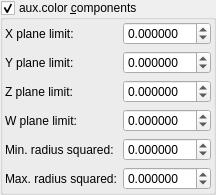
    <widget class="MyGroupBox" name="groupCheck_fold_color_aux_color_enabled">
     <property name="font">
      <font>
       <weight>50</weight>
       <bold>false</bold>
      </font>
     </property>
     <property name="title">
      <string>aux.color &amp;components</string>
     </property>
     <property name="checkable">
      <bool>true</bool>
     </property>
     <layout class="QVBoxLayout" name="verticalLayout_10">
      <property name="leftMargin">
       <number>2</number>
      </property>
      <property name="topMargin">
       <number>2</number>
      </property>
      <property name="rightMargin">
       <number>2</number>
      </property>
      <property name="bottomMargin">
       <number>2</number>
      </property>
      <item>
       <layout class="QGridLayout" name="gridLayout_20" columnstretch="0,1">
        <item row="1" column="0">
         <widget class="QLabel" name="label_29">
          <property name="text">
           <string>X plane limit:</string>
          </property>
         </widget>
        </item>
        <item row="5" column="1">
         <widget class="MyDoubleSpinBox" name="spinbox_mandelbox_color_Sp1">
          <property name="sizePolicy">
           <sizepolicy hsizetype="Minimum" vsizetype="Maximum">
            <horstretch>0</horstretch>
            <verstretch>0</verstretch>
           </sizepolicy>
          </property>
          <property name="prefix">
           <string/>
          </property>
          <property name="decimals">
           <number>6</number>
          </property>
          <property name="minimum">
           <double>-99.989999999999995</double>
          </property>
          <property name="singleStep">
           <double>0.100000000000000</double>
          </property>
         </widget>
        </item>
        <item row="3" column="1">
         <widget class="MyDoubleSpinBox" name="spinbox4_mandelbox_color_4D_z">
          <property name="sizePolicy">
           <sizepolicy hsizetype="Minimum" vsizetype="Maximum">
            <horstretch>0</horstretch>
            <verstretch>0</verstretch>
           </sizepolicy>
          </property>
          <property name="prefix">
           <string/>
          </property>
          <property name="suffix">
           <string/>
          </property>
          <property name="decimals">
           <number>6</number>
          </property>
          <property name="minimum">
           <double>-99.989999999999995</double>
          </property>
          <property name="maximum">
           <double>99.989999999999995</double>
          </property>
          <property name="singleStep">
           <double>0.100000000000000</double>
          </property>
         </widget>
        </item>
        <item row="2" column="1">
         <widget class="MyDoubleSpinBox" name="spinbox4_mandelbox_color_4D_y">
          <property name="sizePolicy">
           <sizepolicy hsizetype="Minimum" vsizetype="Maximum">
            <horstretch>0</horstretch>
            <verstretch>0</verstretch>
           </sizepolicy>
          </property>
          <property name="prefix">
           <string/>
          </property>
          <property name="suffix">
           <string/>
          </property>
          <property name="decimals">
           <number>6</number>
          </property>
          <property name="minimum">
           <double>-99.989999999999995</double>
          </property>
          <property name="maximum">
           <double>99.989999999999995</double>
          </property>
          <property name="singleStep">
           <double>0.100000000000000</double>
          </property>
         </widget>
        </item>
        <item row="6" column="0">
         <widget class="QLabel" name="label_39">
          <property name="text">
           <string>Max. radius squared:</string>
          </property>
         </widget>
        </item>
        <item row="5" column="0">
         <widget class="QLabel" name="label_36">
          <property name="text">
           <string>Min. radius squared:</string>
          </property>
         </widget>
        </item>
        <item row="2" column="0">
         <widget class="QLabel" name="label_35">
          <property name="text">
           <string>Y plane limit:</string>
          </property>
         </widget>
        </item>
        <item row="1" column="1">
         <widget class="MyDoubleSpinBox" name="spinbox4_mandelbox_color_4D_x">
          <property name="sizePolicy">
           <sizepolicy hsizetype="Minimum" vsizetype="Maximum">
            <horstretch>0</horstretch>
            <verstretch>0</verstretch>
           </sizepolicy>
          </property>
          <property name="prefix">
           <string/>
          </property>
          <property name="suffix">
           <string/>
          </property>
          <property name="decimals">
           <number>6</number>
          </property>
          <property name="minimum">
           <double>-99.989999999999995</double>
          </property>
          <property name="maximum">
           <double>99.989999999999995</double>
          </property>
          <property name="singleStep">
           <double>0.100000000000000</double>
          </property>
         </widget>
        </item>
        <item row="6" column="1">
         <widget class="MyDoubleSpinBox" name="spinbox_mandelbox_color_Sp2">
          <property name="sizePolicy">
           <sizepolicy hsizetype="Minimum" vsizetype="Maximum">
            <horstretch>0</horstretch>
            <verstretch>0</verstretch>
           </sizepolicy>
          </property>
          <property name="prefix">
           <string/>
          </property>
          <property name="decimals">
           <number>6</number>
          </property>
          <property name="minimum">
           <double>-99.989999999999995</double>
          </property>
          <property name="singleStep">
           <double>0.100000000000000</double>
          </property>
         </widget>
        </item>
        <item row="3" column="0">
         <widget class="QLabel" name="label_34">
          <property name="text">
           <string>Z plane limit:</string>
          </property>
         </widget>
        </item>
        <item row="4" column="0">
         <widget class="QLabel" name="label_41">
          <property name="text">
           <string>W plane limit:</string>
          </property>
         </widget>
        </item>
        <item row="4" column="1">
         <widget class="MyDoubleSpinBox" name="spinbox4_mandelbox_color_4D_w">
          <property name="sizePolicy">
           <sizepolicy hsizetype="Minimum" vsizetype="Maximum">
            <horstretch>0</horstretch>
            <verstretch>0</verstretch>
           </sizepolicy>
          </property>
          <property name="prefix">
           <string/>
          </property>
          <property name="suffix">
           <string/>
          </property>
          <property name="decimals">
           <number>6</number>
          </property>
          <property name="minimum">
           <double>-99.989999999999995</double>
          </property>
          <property name="maximum">
           <double>99.989999999999995</double>
          </property>
          <property name="singleStep">
           <double>0.100000000000000</double>
          </property>
         </widget>
        </item>
       </layout>
      </item>
     </layout>
    </widget>
